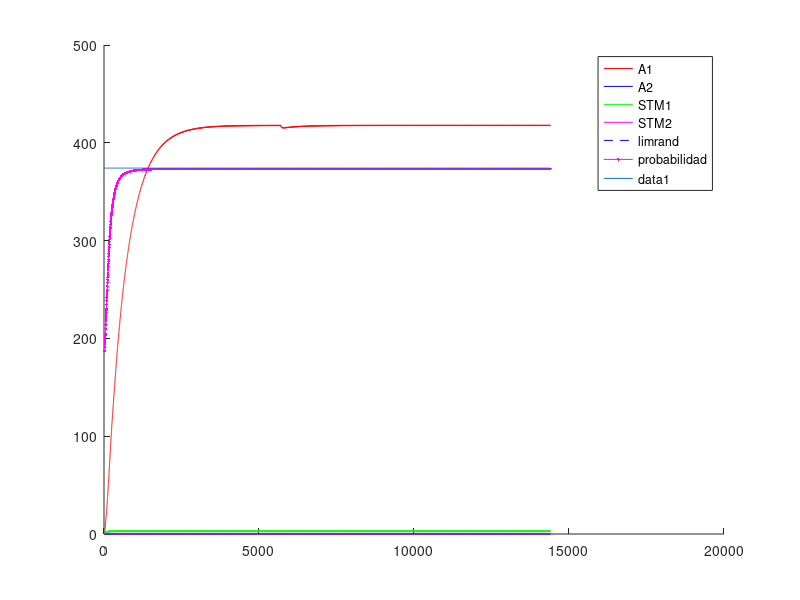
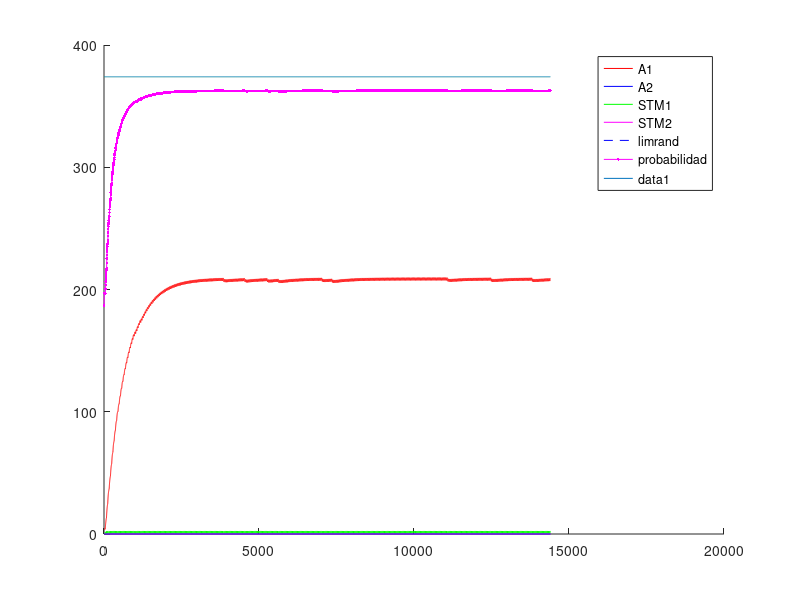
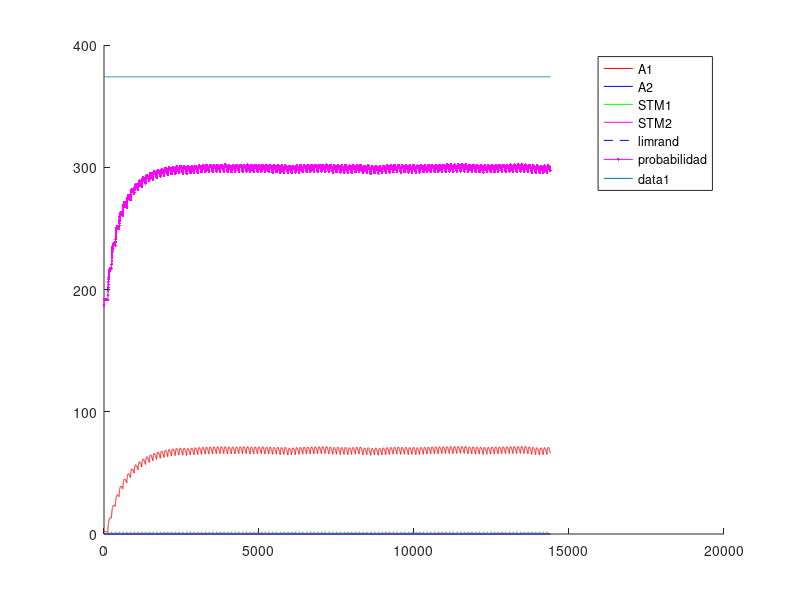
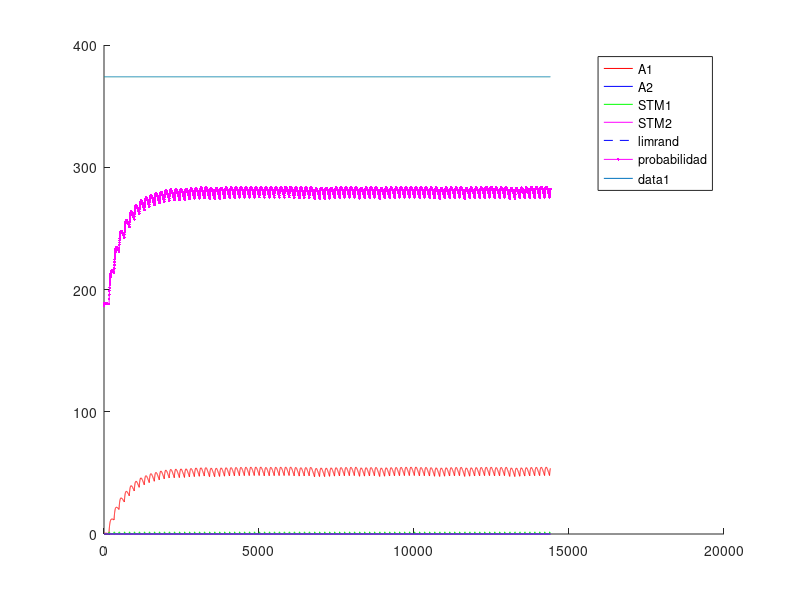

Recreate these plots in MATLAB, in order.
%% Experimento con Variable-Interval - VI - intervalo Variable
%% Existen multiples intancias de palanquelo (cada vez que realiza respuesta decide si realiza otra o no)
%% Luego que transcurre el intervalo, si el animal realiza una respuesta obtiene refuerzo.
%% Un trial dura 3600 segundos.
%% Una sesion 1 o 3 trial (seg´un la dinamica del animal)
%% 5 sesiones por Experimento. Cada sesion es un intervalo diferente.
%% 1 experimento
%% Tiempo para realizar un respuesta 1 segundo
%% 
%% La probabilidad de eleccion se ajusta al nivel de maxima frecuencia de palanqueo
%% 

close all
clc
clear

%% Matriz de pago 0 1 

%%% Se ajusto la apreciacion de las cantidades de refuerzo 
function rf = feel(pellets)
  rf=0;
  if (nargin~=0)
    rf=(12.8*(1-exp(-.25.* pellets.^(2))))+(12.8*(1-exp(-.5.* pellets)));
  else
    error ("Faltan parametros");
  endif
endfunction
%% 
%% 

%% INICIALIZATION
%%%%%% CONSTANTES DE SESIONES
Ntrial  =  1 ;   %% un trial de 3600 segundos
tTrial  =  3600; %% en segundos
tResp   =  1;    %% en segundos
tMuestreo = 0.25;%% en segundos
Nses    =  5 ;
Vi=[5,10,30,40,60]; %% valores medios de intervalos variables
Ntest   =  1;
limrand =  0.138;
saving  =  0.01 ;
%%%%%% CONSTANTES DE DECAIMIENTO
alpha = 1*tMuestreo;
beta  = 0.125*tMuestreo ;
gamma = 0.0067*tMuestreo;%0.025 ; 
delta = 1*tMuestreo;
%%%%%% INICIALIZACION
palanca = zeros(2,1);
Rf_1=0;
Rf_2=0;
A1=zeros(1,Ntest);
A2=zeros(1,Ntest);
stm_1=zeros(2,Ntest);
stm_2=zeros(2,Ntest);
d=1;

sesion = zeros(Nses,1);
trialXsesion = zeros(Nses,Ntrial);
terminal_sesion=zeros(Nses,1);
nb_resp = zeros(Nses,Ntest);
refuerzo = zeros(Nses,Ntest);
%contadorP1=0;
%contadorP2=0;
contadorI=0;

%% CALCULO DE AROUSAL MAXIMO
%% Iteraciones de respuesta refuerzo para encotnrar el STM medio
Nconfig=5; %% Tasa de respuesta de configuracion
%plot([1:0.01:20],(12.8*(1-exp(-.25.* [1:0.01:20].^(2))))+(12.8*(1-exp(-.5.* [1:0.01:20]))),'.k')
R1 = floor(feel(1)); %tiempo de refuezo para R
l1 = Nconfig/tMuestreo; % duracion entre trials
suma = 0; %suma es un valor necesaria para calcular max1 y min1
suma = alpha*R1 %% Refuerzo cada N respuestas
iter=100; %% numero de iteraciones para que converja el stm
max1 = 0; %maximum de stm1
min1 = 0; %minimum de stm1
for i = 1:iter 
  suma = (1-beta)^(Nconfig/tMuestreo)*suma;%% Instantes que decae el stm
  min1=suma;
  suma += alpha*R1; %Refuerzo
  max1=suma;
end
comp=.88;
S1 = (((max1-min1)*(comp*l1))/2)+min1*comp*l1; %calcul de la superficie del triangulo mas la de el rectangulo
stm_1_medio = S1/(l1);
A1max = (delta/gamma)*stm_1_medio;

%% INICIO DE LAS ITERATIONS
for l = 1:Ntest  %% TESTES
  Num=0;
  for k = 1:Nses  %% SESIONES (cambia el N)
    i=1;
    %duracion = [1,tTrial*ones(1,Ntrial)];
    
    contador = 1;
    contadorI =1;
    %palanca(1)=randi(2);
    
    %% Agregar intervalo de refuerzos  %%
    intervalo=Vi(k);
    if k>1
      A1(Num+1,l)=saving*A1(Num,l);
      A2(Num+1,l)=saving*A2(Num,l);
      stm_1(Num+1,l)=0*stm_1(Num,l);
      stm_2(Num+1,l)=0*stm_2(Num,l); 
      %%% ELECCION DE LA PRIMERA PALANCA 
%      if A1(Num,1)>A2(Num,1)
%        palanca(2)=1;
%      else
%        palanca(2)=2;
%      end
    end       
    P1(i,k)=0.5;
    %P2(i,k)=0.5;
    for j=2:(Ntrial*tTrial/tMuestreo) %% Todos los trials juntos
      
      if contador == tResp/tMuestreo%duracion(i)
        contador = 1;
        i = i+1 ;
        J = j ;
        if (i==3605)
        aa=1;
        endif
        P1(i,k)=0.5*(1-exp(-(5*A1((j-1)+Num,l))/A1max))+0.5; %probabilidad en exponential
        
        a = rand ;
        %%% ELECCION DE LA PALANCA %%% Basicamente elige palanquear o no palanquear
        if (A1((j-1)+Num,l)<=limrand)&&(A2((j-1)+Num,l)<=limrand)
          palanca(i)=randi(2);
        elseif (A1((j-1)+Num,l)>=limrand)&&(A2((j-1)+Num,l)<=limrand)
          if a>=P1(i,k)
            palanca(i)=2;
          else
            palanca(i)=1;
          end
        elseif (A1((j-1)+Num,l)>A2((j-1)+Num,l))
          if a>=P1(i,k)
            palanca(i)=2;
          else
            palanca(i)=1;
          end
        end
        %%% REFUERZO %%%
        if (contadorI >= intervalo/tMuestreo)
          if (palanca(i)==1)
            Rfz=floor(feel(1));
            Rf_1 = Rfz;
            Rf_2 = 0;
            contadorI =1;
            dispe =.5; %% dispercion del 50% del valor de la intervalo
            %intervalo = Vi(k)*(1 + dispe*(1-2*rand));
            refuerzo(k,l)++;
          else
          %contador++;
          contadorI++;
          Rf_1=0;
          Rf_2=0;
          endif
        else
        %contador++;
        contadorI++;
        Rf_1=0;
        Rf_2=0;
        endif
      else
        contador++;
        contadorI++;
        Rf_1=0;
        Rf_2=0;
      end
      stm_1(j+Num,l)=(1-beta)*stm_1((j-1)+Num,l)+alpha*Rf_1;
      stm_2(j+Num,l)=(1-beta)*stm_2((j-1)+Num,l)+alpha*Rf_2;
      A1(j+Num,l)=(1-gamma)*A1((j-1)+Num,l)+delta*stm_1(j+Num,l);
      A2(j+Num,l)=(1-gamma)*A2((j-1)+Num,l)+delta*stm_2(j+Num,l);
    end
    
    
    %%% CONTADOR DE A QUE J SE CAMBIA LA SESION
    %sesion(k-1,l)=j;
    sesion(k,l)=j+Num;
    %%% DEFINICION DE NUM
%    compteur = 0 ;
%    for i=1:length(A1(:,l))
%      if A1(i,l)~=0
%        compteur = compteur +1;
%      end
%    end
%    Num=compteur;
    Num = j+Num;
    Sizemat = length(A1);
    
    for j = 1:length(palanca)
      if palanca(j)==1
        %nb_coop(k-1,l)= nb_coop(k-1,l)+1;
        nb_resp(k,l)= nb_resp(k,l)+1;
      end
    end
  end
end


%%% PRUEBAS 
%%% ENCONTRA LA LONGITUD REAL DEL EXPERIMENTACION
nonnul = zeros(Ntest,1);
for k=1:Ntest
  for i=1:length(A1)
    if A1(i,k) ~= 0
      nonnul(k)=nonnul(k)+1;
    end
  end
end

%%% PRUEBA I _ PESO DE LA EXPERIMENTACION EN LA MEMORIA
porcent = 0;
for i = 1:Ntest
  if sum(A1(:,i)) > 10 * sum(A2(:,i))
    porcent = porcent +1;
  end
end

%%% PRUEBA II _ SI LA EXCITATION ALCANZA A SU MAXIMUM
maxima = zeros(Ntest,1);
for k = 1:Ntest
  if floor(max(A1(:,k))) == floor(max(max(A1))) 
    maxima(k) = maxima(k) +1;
  end
end

%%% PRUEBA III _ EN QUE SESION LA PALANCA GANA DE VERDAD
%ird = zeros(Ntest,1);
%for k = 1:Ntest
%  i=1;
%  while 1
%    if A1(nonnul(k)-i,k) < limrand
%      ird(k) = nonnul(k)-i+1;
%      break;
%    else
%      i=i+1;
%    end
%  end
%end
%
%%%% PRUEBA IV _ CONVIERTE J EN NUMERO DE SESION
%for k = 1:Ntest
%  i=1;
%  while 1
%    if ird(k) <= sum(sesion(1:i)+50)
%      ird(k)=i;
%      break;
%    else
%      i=i+1;
%    end
%  end
%end

%%% PRUEBA V _ PORCENTAJE DE COOPERACION POR SESION / EXPERIMENTO


%porcentaje_coop_sesion=zeros(Nses,Ntest);
%porcentaje_coop_experimento=zeros(Ntest,1);
%for k = 1:Ntest
%  porcentaje_coop_experimento(k)=sum(nb_coop(:,k))/(Ntrial*Nses)*100;
%end

%for i=1:Ntest
%  terminal_sesion(1,i)=sesion(1,i);
%  for j=2:Nses
%    terminal_sesion(j,i)=sesion(j,i)+terminal_sesion(j-1,i);
%  end
%end

%%% DEMOSTRACION 


%promedio_sesion=sum(ird)/Ntest
%porcent_10xsuperior_al_otra=porcent/Ntest * 100;
%cuanto_alcanzan_al_maxima=sum(maxima)/Ntest * 100;
%porcentaje_coop_experimento;
%porcentaje_coop_sesion=floor(nb_coop/Ntrial*100);

resp_por_segundos=nb_resp/length(palanca); %numero de respuestas dividido por el numero de respestas maximal posible



for i=1:Ntest
  for j=1:Nses
    figure
    hold on
    %plot(sesion(j,i)*ones(1,max(max(A1(:,i)))),(1:max(max(A1(:,i)))),'--k');
    %h=plot((sesion(j,i).*tMuestreo)*ones(1,max(max(A1(:,i)))),(1:max(max(A1(:,i)))),'--k');
    %set(h, "linewidth", 2);
    if j==1
      plot(1:Ntrial*tTrial/tMuestreo,A1(1:sesion(j,i),i),'r',1:Ntrial*tTrial/tMuestreo,A2(1:sesion(j,i),i),'b',1:Ntrial*tTrial/tMuestreo,stm_1(1:sesion(j,i),i),'g',1:Ntrial*tTrial/tMuestreo,stm_2(1:sesion(j,i),i),'m',1:Ntrial*tTrial/tMuestreo,limrand*ones(1,Ntrial*tTrial/tMuestreo),'--b');
      plot((1:(Ntrial*tTrial))/tMuestreo,P1(:,j)'*A1max,'.-m');
      legend("A1","A2","STM1","STM2","limrand","probabilidad");
    else
      plot(1:Ntrial*tTrial/tMuestreo,A1(sesion(j-1,i)+1:sesion(j,i),i),'r',1:Ntrial*tTrial/tMuestreo,A2(sesion(j-1,i)+1:sesion(j,i),i),'b',1:Ntrial*tTrial/tMuestreo,stm_1(sesion(j-1,i)+1:sesion(j,i),i),'g',1:Ntrial*tTrial/tMuestreo,stm_2(sesion(j-1,i)+1:sesion(j,i),i),'m',1:Ntrial*tTrial/tMuestreo,limrand*ones(1,Ntrial*tTrial/tMuestreo),'--b');
      plot((1:(Ntrial*tTrial))/tMuestreo,P1(:,j)'*A1max,'.-m');
      legend("A1","A2","STM1","STM2","limrand","probabilidad");
    endif
    plot(1:Ntrial*tTrial/tMuestreo,A1max*ones(1,Ntrial*tTrial/tMuestreo));
    hold off
  endfor
endfor


%% Maximos exitos por tasa= 10-360 - 30-120 - 40-65 - 60-60 

color = 'rgbmkmrgbk';
figure
hold on
for i=1:Ntest
  plot(Vi,resp_por_segundos(:,i),'Color',color(i));
  title('Respuestas por segundos');
  xlabel('Intervalos');
  ylabel('Respuestas/segundos');
  for j=1:Nses
    plot(Vi(j)*ones(1,floor(resp_por_segundos(j,i)*100)+1),(0:floor(resp_por_segundos(j,i)*100))/100,'k');
  end
end
hold off

figure
hold on
for i=1:Ntest
  plot(refuerzo(:,i),resp_por_segundos(:,i),'Color',color(i));
  title('Respuestas y refuerzo');
  xlabel('Refuezo/horas');
  ylabel('Respuestas/segundos');
  for j=1:Nses
    plot(refuerzo(j)*ones(1,floor(resp_por_segundos(j,i)*100)+1),(0:floor(resp_por_segundos(j,i)*100))/100,'k');
    a = strcat('Num= ',num2str(Vi(j)));
    if j==3
      text(refuerzo(j),-.085,a);
    elseif j==4
      text(refuerzo(j),-.1,a);
    elseif j==5
      text(refuerzo(j),-.03,a);
    else
      text(refuerzo(j),-.06,a);
    end
  end
end
hold off

%%% probl�me de temps, pas le temps de d�croitre du coup red�marre plus
%%% haut CQFD
%%%% CASTIGO DE TIEMPO 
%%%% CUANTO VECES ELIGE COOPERATION
%%% Pour chaque session r�cup�rer le nombre de coop�ration et tracer la
%%% courbe correspondante 
